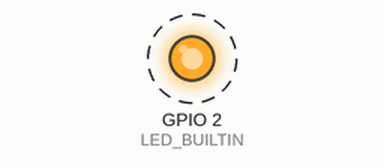
A sketch run on a simulated ESP8266 (NodeMCU). Parts: output pins drawn as LEDs (lit = HIGH, except the on-board LED, lit = LOW). Dashed ring = blinking. WiFi joins after 1.5 s; servers stay silent unless stated.

Above: at 2.0 s.
Timing chart, 0 to 6.1 s (numbered marks = the images above):
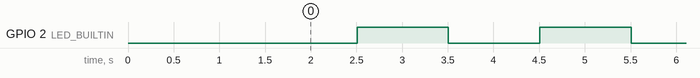

The sketch:

main.ino
```cpp
#include <ESP8266WiFi.h> //引入ESP8266WiFi库
#include <ArduinoOTA.h>  //引入ArduinoOTA库
#include <Ticker.h>      //引入Ticker库
//被连接wifi名与密码
String wifi_ssid = "TP-LINK_1CD4";
String wifi_password = "15150757563";
//建立Ticker对象
Ticker ticker;
/********配置函数********/
void setup()
{
  connect_wifi(); //连接wifi

  pinMode(LED_BUILTIN,OUTPUT);     //设置LED引脚为输出模式
  ticker.attach_ms(1000,LED_blink);//每1秒调用LED_blink函数

  ArduinoOTA.setHostname("ESP8266"); //设置端口名为ESP8266
  ArduinoOTA.setPassword("12345678");//设置连接密码为12345678
  ArduinoOTA.begin();                //启动OTA
}
/********主循环函数********/
void loop()
{
  ArduinoOTA.handle(); //处理OTA下载程序请求
}
/********连接wifi********/
void connect_wifi()
{
  WiFi.begin(wifi_ssid,wifi_password);
  while(WiFi.status() != WL_CONNECTED)
  {
    delay(10);
  }
}
/********LED闪烁********/
void LED_blink()
{
  digitalWrite(LED_BUILTIN,!digitalRead(LED_BUILTIN));
}
```

Measured:
- by itself, GPIO 2 (LED_BUILTIN): alternates HIGH for 1.0 s and LOW for 1.0 s
